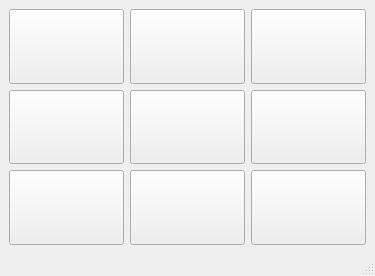
<?xml version="1.0" encoding="UTF-8"?>
<ui version="4.0">
 <class>MainWindow</class>
 <widget class="QMainWindow" name="MainWindow">
  <property name="geometry">
   <rect>
    <x>0</x>
    <y>0</y>
    <width>278</width>
    <height>276</height>
   </rect>
  </property>
  <property name="sizePolicy">
   <sizepolicy hsizetype="Preferred" vsizetype="MinimumExpanding">
    <horstretch>0</horstretch>
    <verstretch>0</verstretch>
   </sizepolicy>
  </property>
  <property name="windowTitle">
   <string>MainWindow</string>
  </property>
  <widget class="QWidget" name="centralwidget">
   <layout class="QGridLayout" name="gridLayout">
    <item row="2" column="3">
     <widget class="QPushButton" name="btn_6">
      <property name="sizePolicy">
       <sizepolicy hsizetype="Minimum" vsizetype="MinimumExpanding">
        <horstretch>0</horstretch>
        <verstretch>0</verstretch>
       </sizepolicy>
      </property>
      <property name="font">
       <font>
        <pointsize>30</pointsize>
       </font>
      </property>
      <property name="text">
       <string/>
      </property>
     </widget>
    </item>
    <item row="4" column="2">
     <widget class="QPushButton" name="btn_8">
      <property name="sizePolicy">
       <sizepolicy hsizetype="Minimum" vsizetype="MinimumExpanding">
        <horstretch>0</horstretch>
        <verstretch>0</verstretch>
       </sizepolicy>
      </property>
      <property name="font">
       <font>
        <pointsize>30</pointsize>
       </font>
      </property>
      <property name="text">
       <string/>
      </property>
     </widget>
    </item>
    <item row="2" column="0">
     <widget class="QPushButton" name="btn_4">
      <property name="sizePolicy">
       <sizepolicy hsizetype="Minimum" vsizetype="MinimumExpanding">
        <horstretch>0</horstretch>
        <verstretch>0</verstretch>
       </sizepolicy>
      </property>
      <property name="font">
       <font>
        <pointsize>30</pointsize>
       </font>
      </property>
      <property name="text">
       <string/>
      </property>
     </widget>
    </item>
    <item row="0" column="3">
     <widget class="QPushButton" name="btn_3">
      <property name="sizePolicy">
       <sizepolicy hsizetype="Minimum" vsizetype="MinimumExpanding">
        <horstretch>0</horstretch>
        <verstretch>0</verstretch>
       </sizepolicy>
      </property>
      <property name="font">
       <font>
        <pointsize>30</pointsize>
       </font>
      </property>
      <property name="text">
       <string/>
      </property>
     </widget>
    </item>
    <item row="0" column="2">
     <widget class="QPushButton" name="btn_2">
      <property name="sizePolicy">
       <sizepolicy hsizetype="Minimum" vsizetype="MinimumExpanding">
        <horstretch>0</horstretch>
        <verstretch>0</verstretch>
       </sizepolicy>
      </property>
      <property name="font">
       <font>
        <pointsize>30</pointsize>
       </font>
      </property>
      <property name="text">
       <string/>
      </property>
     </widget>
    </item>
    <item row="4" column="3">
     <widget class="QPushButton" name="btn_9">
      <property name="sizePolicy">
       <sizepolicy hsizetype="Minimum" vsizetype="MinimumExpanding">
        <horstretch>0</horstretch>
        <verstretch>0</verstretch>
       </sizepolicy>
      </property>
      <property name="font">
       <font>
        <pointsize>30</pointsize>
       </font>
      </property>
      <property name="text">
       <string/>
      </property>
     </widget>
    </item>
    <item row="4" column="0">
     <widget class="QPushButton" name="btn_7">
      <property name="sizePolicy">
       <sizepolicy hsizetype="Minimum" vsizetype="MinimumExpanding">
        <horstretch>0</horstretch>
        <verstretch>0</verstretch>
       </sizepolicy>
      </property>
      <property name="font">
       <font>
        <pointsize>30</pointsize>
       </font>
      </property>
      <property name="text">
       <string/>
      </property>
     </widget>
    </item>
    <item row="0" column="0">
     <widget class="QPushButton" name="btn_1">
      <property name="sizePolicy">
       <sizepolicy hsizetype="Minimum" vsizetype="MinimumExpanding">
        <horstretch>0</horstretch>
        <verstretch>0</verstretch>
       </sizepolicy>
      </property>
      <property name="font">
       <font>
        <pointsize>30</pointsize>
       </font>
      </property>
      <property name="text">
       <string/>
      </property>
     </widget>
    </item>
    <item row="2" column="2">
     <widget class="QPushButton" name="btn_5">
      <property name="sizePolicy">
       <sizepolicy hsizetype="Minimum" vsizetype="MinimumExpanding">
        <horstretch>0</horstretch>
        <verstretch>0</verstretch>
       </sizepolicy>
      </property>
      <property name="font">
       <font>
        <pointsize>30</pointsize>
       </font>
      </property>
      <property name="text">
       <string/>
      </property>
     </widget>
    </item>
   </layout>
  </widget>
  <widget class="QMenuBar" name="menubar">
   <property name="geometry">
    <rect>
     <x>0</x>
     <y>0</y>
     <width>278</width>
     <height>22</height>
    </rect>
   </property>
  </widget>
  <widget class="QStatusBar" name="statusbar"/>
 </widget>
 <resources/>
 <connections/>
</ui>
